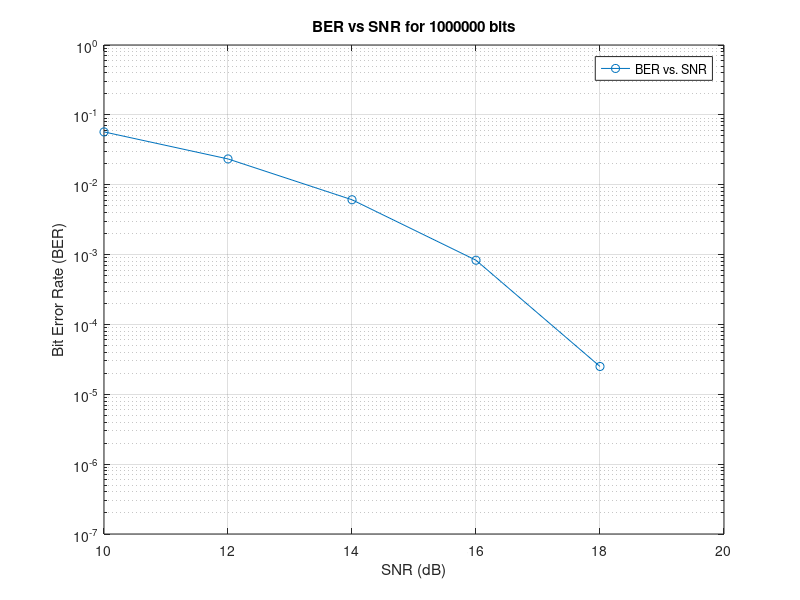
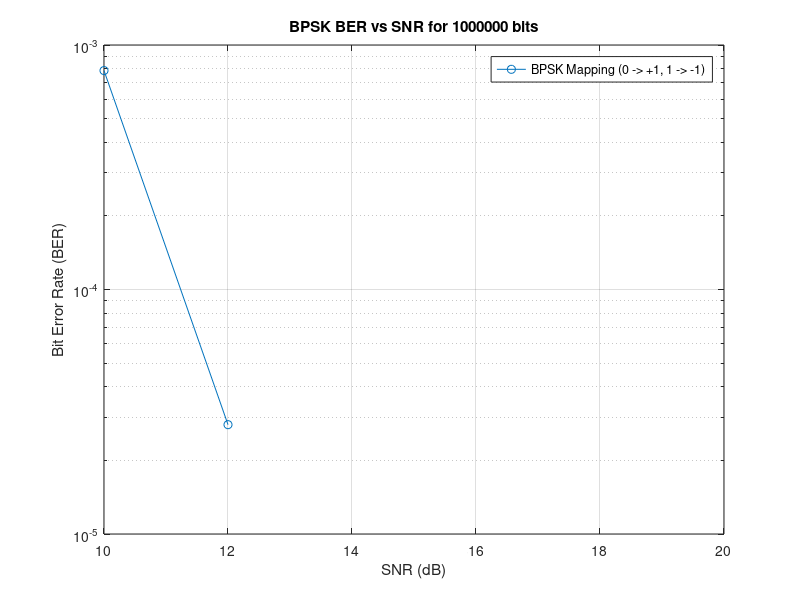

MATLAB code to generate these figures, in order:
% Parameters
total_bits = 1000000;         % Total bits to simulate    
power = 1e-7;                  % Signal power at the receiver
voltage = sqrt(power);         % Voltage for signal mapping 0,1
threshold = voltage / 2;  % Detection threshold for the signal

% SNR values
SNR_dB_values = 10:2:20; % SNR from 10 to 20 dB in steps of 2

% Initialize BER and BER_BPSK
ber = [];                     
ber_BPSK = [];                     

% Loop for SNR value to compute BER including BPSK
for snr_db = SNR_dB_values
    
    % Convert SNR from dB to linear scale
    snr_linear = 10^(snr_db / 10);
    
    % Compute noise variance
    noise_variance = power / snr_linear;
    
    % Generate random bits (0's and 1's)
    bits = randi([0, 1], 1, total_bits);
    
    % 0,1 Mapping Simulation
    transmitted_signal = bits * voltage;
    
    % Generate AWGN noise
    noise = normrnd(0, sqrt(noise_variance), 1, total_bits);
    
    % Received signal for 0,1 mapping
    received_signal = transmitted_signal + noise;
    
    % Decode received bits using the defined threshold
    decoded_bits = double(received_signal >= threshold);
    
    % Compute BER for 0,1 mapping
    ber = [ber, sum(decoded_bits ~= bits) / total_bits];
    

   %% BPSK Mapping Simulation
    % Map bits: 0 -> +1, 1 -> -1
    transmitted_signal_BPSK = -(voltage * (2*bits - 1));
    
    % Generate AWGN noise for BPSK
    noise_BPSK = normrnd(0, sqrt(noise_variance), 1, total_bits);
    
    % Received signal for BPSK mapping
    received_signal_BPSK = transmitted_signal_BPSK + noise_BPSK;
    
    % Decode received bits using the 0 threshold
    decoded_bits_BPSK = double(received_signal_BPSK < 0);
    
    % Compute BER for BPSK mapping
    ber_BPSK = [ber_BPSK, sum(decoded_bits_BPSK ~= bits) / total_bits];
    
end

% Plot results. First figure is SNR vs. BER. 
% Second figure is SNR vs. BER_BPSK
figure;
semilogy(SNR_dB_values, ber, 'o-', 'DisplayName', 'BER vs. SNR');     
ylim([1e-7, 1]);
xlim([10, 20]);
xlabel('SNR (dB)');
ylabel('Bit Error Rate (BER)');
title(['BER vs SNR for ', num2str(total_bits), ' bits']);
grid on;
legend;


figure;
semilogy(SNR_dB_values, ber_BPSK, 'o-', 'DisplayName', 'BPSK Mapping (0 -> +1, 1 -> -1)');
xlim([10, 20]);
xlabel('SNR (dB)');
ylabel('Bit Error Rate (BER)');
title(['BPSK BER vs SNR for ', num2str(total_bits), ' bits']);
grid on;
legend;
